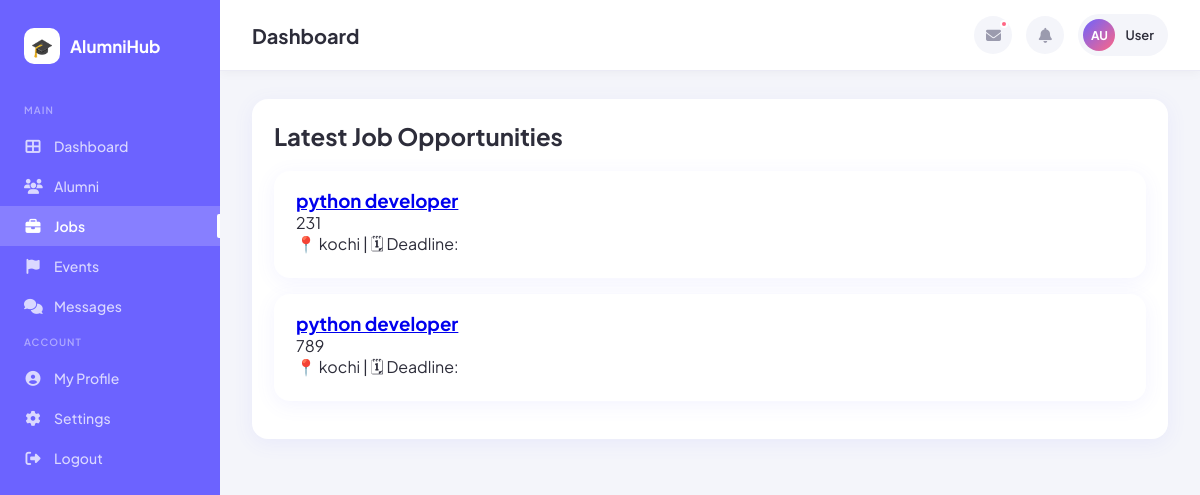
Screenshot of /jobs/ (signed in) with the database file from the repository.
### teacher_module/models.py (models this page shows, shortened)
class JobPost(models.Model):
    posted_by = models.ForeignKey(User, on_delete=models.CASCADE, related_name="teacher_job_posts")
    title = models.CharField(max_length=200)
    company = models.CharField(max_length=200)
    location = models.CharField(max_length=150, blank=True)
    job_type = models.CharField(max_length=50, blank=True)
    apply_link = models.URLField(blank=True)
    description = models.TextField()
    created_at = models.DateTimeField(auto_now_add=True)

### alumni_module/views.py (the view)
# urls.py: path('jobs/', views.jobs, name='jobs'),
@login_required
def jobs(request):
    jobs = JobPost.objects.all().order_by("-id")
    return render(request, "alumni/jobs.html", {"jobs": jobs})

### templates/alumni/jobs.html (shortened to what this page needs)
{% extends "base_dashboard.html" %}
{% block content %}
<div class="card">
    <h2 style="margin-bottom:20px;">Latest Job Opportunities</h2>
    {% for job in jobs %}
        <div class="post-card">
            <h3>
                <a href="{% url 'job_detail' job.id %}" class="job-link">
                {{ job.title }}
                </a>
            </h3>
            <p>{{ job.description }}</p>
            <div class="meta">
                📍 {{ job.location }} |
                🗓 Deadline: {{ job.deadline }}
            </div>
        </div>
    {% empty %}
        <div class="empty-state">No jobs available.</div>
    {% endfor %}
</div>
{% endblock %}

### templates/base_dashboard.html (style rules this page uses)
*, *::before, *::after { box-sizing: border-box; margin: 0; padding: 0; }
:root { --primary: #6C63FF; --primary-light: #EEF0FF; --primary-dark: #5A52D5; --accent: #FF6584; --accent2: #43C6AC; --sidebar-bg: #6C63FF; --sidebar-text: rgba(255,255,255,0.75); --bg: #F4F5FA; --card: #fff; --text: #2D2D3A; --text-muted: #9B9BAE; --border: #EBEBF5; --shadow: 0 4px 20px rgba(108,99,255,0.08); --radius: 16px; }
body { font-family: 'Plus Jakarta Sans', sans-serif; background: var(--bg); color: var(--text); display: flex; min-height: 100vh; }
.card { background: var(--card); border-radius: var(--radius); padding: 22px; box-shadow: var(--shadow); }
.post-card { background: var(--card); border-radius: var(--radius); padding: 18px 22px; box-shadow: var(--shadow); margin-bottom: 16px; }

### rows the page displays
JobPost: title "python developer", description "231", location "kochi"
JobPost: title "python developer", description "789", location "kochi"
